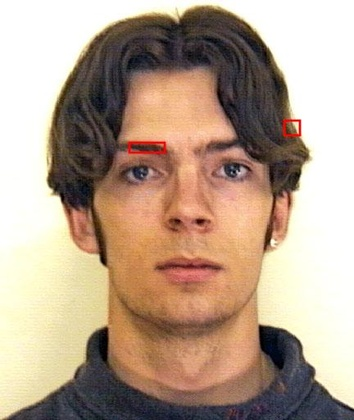
%> input picture CS3330 - image processing/Face detection coursework/result/eyes_detect/anon_one1.jpg, 354 x 420 px, shrunk from 432 x 512 before the run; its folder holds only this picture in this run
$ octave generate_results.m   (GNU Octave 9; MATLAB toolbox functions it lacks are replaced by stand-ins)
%> lines starting %> are read from the running program, lines starting %| are printed output that depends on the picture; in (x1, y1, x2, y2) boxes, pixels count from 0 and x2, y2 are one past the last pixel; in counts of white or black regions, pixels touching at a corner belong together; the program's own positions count from 1
### CS3330 - image processing/Face detection coursework/eyes_detect.m
function [ eyes_detected_img ] = eyes_detect( face_img )
    %EYES_DETECT Detect eyes region then draw box around them

    %convert image to gray image
   gray_img = rgb2gray(face_img);
   %Edge detection with sobel
   edge_img = edge(gray_img,'sobel');
   % Dilate the image twice
   dilated_img = dilate(edge_img);
   %Inverse the image then fill the small holes
   negative_dilated_img = imcomplement(dilated_img);
   filled_img = imcomplement(rm_small_cmp(negative_dilated_img, 300));
   %Erode the image three times
   eroded_img = erode(filled_img);

   %Aspect ratio rule
   aspect_img = aspect_ratio_rule(eroded_img);

   %The orientation angle of eyes is not greater than 45 degrees.
   angle_img = rm_large_orient(aspect_img,45.0);

   %Remove small components
   rm_img = rm_small_cmp(angle_img, 120);

   %Apply rules that compare two eyes
   hpadding = 40.0;
   vpadding = 80.0;
   eyes_ratio = 3.0;
   max_orient_diff = 30.0;
   eyes_slope_angle = 15.0;
   eyes_binary_img = two_eyes_rule(rm_img,hpadding,vpadding,eyes_ratio, max_orient_diff, eyes_slope_angle);
   %Draw box around the eyes
   eyes_detected_img = draw_box(eyes_binary_img, face_img );
%       eyes_detected_img = dilated_img;

end

function [eyes_binary_img] = two_eyes_rule(img,hpadding,vpadding,eyes_ratio, max_orient_diff, eyes_slope_angle)
    CC = bwconncomp(img,4);
   stats = regionprops(CC,'all');

    idx_size = [];
    [y,x] = size(img);
    for i1 = 1 : length(stats)
        comp1 = stats(i1);
        for  i2 = 1:length(stats)
         if i1 == i2
                continue;
            end
            comp2 = stats(i2);

            far_from_border = far_from_border_rule( comp1,comp2, hpadding,vpadding,x,y);
            ratio_match = ratio_rule (comp1, comp2, eyes_ratio);
            orient_match = orient_rule (comp1, comp2, max_orient_diff);
            slope_angle_match = slope_angle_rule (comp1, comp2 ,eyes_slope_angle);
            if far_from_border && ratio_match && orient_match && slope_angle_match
                idx_size = [idx_size i1 i2];
                break;
            end
        end
     end
   eyes_binary_img = ismember(labelmatrix(CC), idx_size);
end

% [12 lines left out: functions far_from_border_rule, ratio_rule, not called in this run]

function [orient_match] = orient_rule (comp1, comp2, max_orient_diff)
   orient_match = comp1.Orientation - comp2.Orientation < max_orient_diff;
end

% [12 lines left out: function slope_angle_rule, not called in this run]

function [ aspect_ratio_img ] = aspect_ratio_rule( img )
% aspect_ratio: Keep components that have 0.8 < w/h < 4.0

    CC = bwconncomp(img,4);
    stats = regionprops(CC,'all');
    %Aspect ratio rule
    idx_boundingbox = [];
    for k = 1 : length(stats)
        BB = stats(k).BoundingBox;
        aspect_ratio = BB(3)/BB(4);
        if aspect_ratio > 0.8 && aspect_ratio < 4.0
            idx_boundingbox = [idx_boundingbox k];
        end
    end

    aspect_ratio_img = ismember(labelmatrix(CC), idx_boundingbox);

end

function [ dilated_img ] = dilate( edge_img )
    %dilate Dilate img twice

    SE = strel('disk', 3);
    dilated_img = imdilate(edge_img,SE);
    dilated_img = imdilate(dilated_img,SE);

end

function [ eroded_img ] = erode( filled_img )
    %erode Erode image three times

    SE = strel('disk', 3);
    eroded_img = imerode(filled_img,SE);
    eroded_img = imerode(eroded_img,SE);
    eroded_img = imerode(eroded_img,SE);

end

function [ angle_img ] = rm_large_orient( img, max_orientation )
%rm_large_orient: Remove component with orientation larger than a choosen
%angle

CC = bwconncomp(img,4);
stats = regionprops(CC,'Orientation');
idx = find([stats.Orientation] <= max_orientation);
angle_img = ismember(labelmatrix(CC), idx);
% figure(),imshow(angle_img),title('angle');

end

function [ rm_img ] = rm_small_cmp( img, min_area )
%rm_small_cmp remove components that are small than min_area
%   Detailed explanation goes here min_are rm2 = 120
    CC = bwconncomp(img,4);
    stats = regionprops(CC,'Area');
    idx = find([stats.Area] > min_area);
    rm_img = ismember(labelmatrix(CC), idx);
end

function [ eyes_detected_img ] = draw_box( final_binary_img, original_img )
%draw_box: Draw box around the eyes region
%   Detailed explanation goes here

CC = bwconncomp(final_binary_img,4); %final image
stats = regionprops(CC,'BoundingBox');
eyes_detected_img = original_img;
    for k = 1 : length(stats)
        BB = stats(k).BoundingBox;
        f = @() rectangle('Position', [BB(1),BB(2),BB(3),BB(4)]);
        params = {{'EdgeColor','r','LineWidth',2}};
        eyes_detected_img = insertInImage(eyes_detected_img,f,params);
%     rectangle('Position', [BB(1),BB(2),BB(3),BB(4)], 'EdgeColor','r','LineWidth',2 );
    end

end

### CS3330 - image processing/Face detection coursework/blob_extract.m

function [blob_extracted] = blob_extract (img)
% blob_extract: Extract blob before applying rules
grey_img = rgb2gray(img);
edge_img = edge(grey_img,'sobel');
SE = strel('disk', 3);
dilated_img = imdilate(edge_img,SE);
dilated_img = imdilate(dilated_img,SE);
negative_dilated_img = imcomplement(dilated_img);
CC = bwconncomp(negative_dilated_img,4);
stats_first = regionprops(CC,'Area');
idx = find([stats_first.Area] > 300);
ne_img_with_holes = ismember(labelmatrix(CC), idx);
filled_img = imcomplement(ne_img_with_holes);
%Erode image three times
eroded_img = imerode(filled_img,SE);
eroded_img = imerode(eroded_img,SE);
eroded_img = imerode(eroded_img,SE);
blob_extracted = eroded_img;
end

### CS3330 - image processing/Face detection coursework/generate_results.m
 d = uigetdir(pwd, 'Select face_img folder'); %Promt GUI for user to select folder
%> the answer given: result/eyes_detect
 files = dir(fullfile(d, '*.jpg'));

    mkdir result/eyes_detect
    mkdir result/blob_extract
for i = 1:length(files)
    file_name = strcat('face_img/',files(i).name);
    dest_name = strcat('result/eyes_detect/',files(i).name);
    blod_dir = strcat('result/blob_extract/',files(i).name);
    imwrite(eyes_detect(imread(file_name)), dest_name);
%> in eyes_detect, `gray_img = rgb2gray(face_img);`:
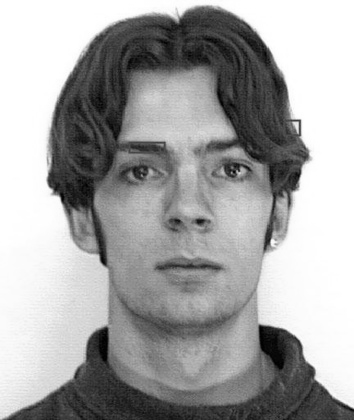
%> gray_img: size 420x354 uint8; min 0, max 255, mean 165.3
%> in eyes_detect, `edge_img = edge(gray_img,'sobel');`:
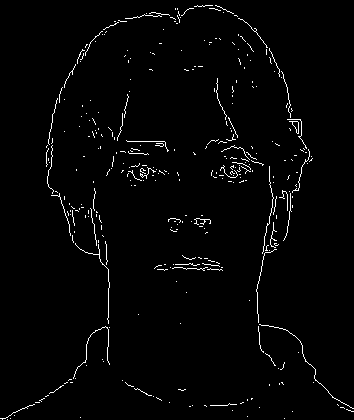
%> edge_img: size 420x354 logical; 2% white in thin lines or dots
%> in dilate, `dilated_img = imdilate(dilated_img,SE);`:
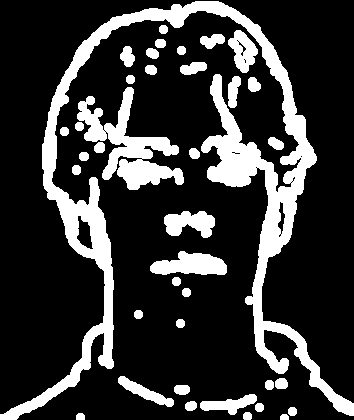
%> dilated_img: size 420x354 logical; 20.8% white; 38 white regions, largest, box (x1, y1, x2, y2) and area: (0, 1, 354, 420) 19527, (77, 87, 184, 190) 4029, (150, 251, 227, 275) 1271
%> in rm_small_cmp, `CC = bwconncomp(img,4);`: CC = 20 connected components
%> in rm_small_cmp, `stats = regionprops(CC,'Area');`: stats = 20 regions; largest, Area: 61638, 55612, 302, 106, 21
%> in rm_small_cmp, `idx = find([stats.Area] > min_area);`: idx = [1 2 3]
%> in aspect_ratio_rule, `CC = bwconncomp(img,4);`: CC = 46 connected components
%> in aspect_ratio_rule, `stats = regionprops(CC,'all');`: stats = 46 regions; largest, box (x1, y1, x2, y2), Area, Centroid, MajorAxisLength, MinorAxisLength and Eccentricity: (213, 139, 255, 180) 836 [236.6 162.9] 39.35 33.45 0.527, (265, 193, 291, 252) 835 [278.7 222.1] 62.16 17.88 0.958, (125, 166, 157, 184) 266 [140.4 173.5] 29.14 13.15 0.892
%> the loop in aspect_ratio_rule, `for k = 1 : length(stats)` made 46 passes
%> (BB, aspect_ratio, idx_boundingbox) on passes 1, 3, 4, 5, 6, 8, 10, 11: ([7.5 417.5 4 3], 1.33, 1), ([54.5 193.5 2 1], 2, [1 3]), ([59.5 99.5 1 1], 1, [1 3 4]), ([62.5 198.5 1 1], 1, [1 3 4 5]), ([63.5 202.5 1 1], 1, [1 3 4 5 6]), ([80.5 208.5 3 2], 1.5, [1 3 4 5 6 8]), ([84.5 50.5 1 1], 1, [1 3 4 5 6 8 10]), ([85.5 49.5 1 1], 1, [1 3 4 5 6 8 10 11])
%> after the loop in aspect_ratio_rule, `for k = 1 : length(stats)`: idx_boundingbox = 28 values from 1 to 46
%> in aspect_ratio_rule, `aspect_ratio_img = ismember(labelmatrix(CC), idx_boundingbox);`:
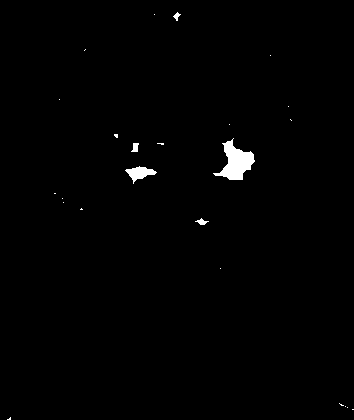
%> aspect_ratio_img: size 420x354 logical; 0.87% white; 24 white regions (19 under 20 px), largest, box (x1, y1, x2, y2) and area: (213, 138, 255, 180) 837, (125, 166, 157, 184) 266, (131, 143, 139, 152) 50, (195, 218, 209, 225) 46, (173, 12, 181, 21) 33
%> in rm_large_orient, `CC = bwconncomp(img,4);`: CC = 28 connected components
%> in rm_large_orient, `stats = regionprops(CC,'Orientation');`: stats = 28 regions; first 5, Orientation: 27.23, 0, 0, 0, 0
%> in rm_large_orient, `idx = find([stats.Orientation] <= max_orientation);`: idx = 25 values from 1 to 28
%> in rm_large_orient, `angle_img = ismember(labelmatrix(CC), idx);`:
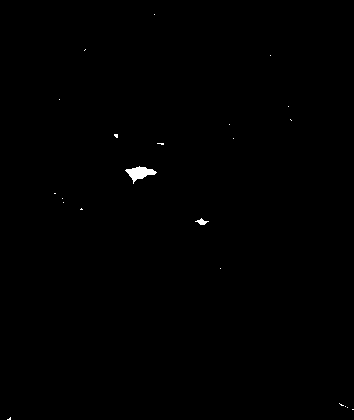
%> angle_img: size 420x354 logical; 0.25% white; 22 white regions (20 under 20 px), largest, box (x1, y1, x2, y2) and area: (125, 166, 157, 184) 266, (195, 218, 209, 225) 46
%> in rm_small_cmp (call 2), `stats = regionprops(CC,'Area');`: stats = 25 regions; largest, Area: 266, 46, 13, 10, 7
%> in two_eyes_rule, `CC = bwconncomp(img,4);`: CC = 1 connected component
%> in two_eyes_rule, `stats = regionprops(CC,'all');`: stats = 1 region; box (x1, y1, x2, y2), Area, Centroid, MajorAxisLength, MinorAxisLength and Eccentricity: (125, 166, 157, 184) 266 [140.4 173.5] 29.14 13.15 0.892
%> the loop in two_eyes_rule, `for i1 = 1 : length(stats)` made 1 pass
%> in draw_box, `CC = bwconncomp(final_binary_img,4);`: CC = 0 connected components
%> in draw_box, `stats = regionprops(CC,'BoundingBox');`: stats = 0 regions
%> in draw_box, eyes_detected_img is the input picture: size 420x354x3 uint8; mean R, G, B 183, 160.9, 141.7
    imwrite(blob_extract(imread(file_name)), blod_dir);
%> in blob_extract, `dilated_img = imdilate(dilated_img,SE);`:
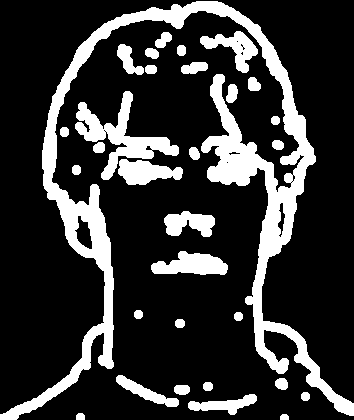
%> dilated_img: size 420x354 logical; 20.3% white; 31 white regions, largest, box (x1, y1, x2, y2) and area: (0, 1, 354, 420) 19258, (75, 91, 179, 180) 2686, (151, 251, 228, 275) 1234
%> in blob_extract, `CC = bwconncomp(negative_dilated_img,4);`: CC = 16 connected components
%> in blob_extract, `stats_first = regionprops(CC,'Area');`: stats_first = 16 regions; largest, Area: 62357, 55676, 318, 106, 17
%> in blob_extract, `idx = find([stats_first.Area] > 300);`: idx = [1 2 3]
%> in blob_extract, `eroded_img = imerode(eroded_img,SE);`:
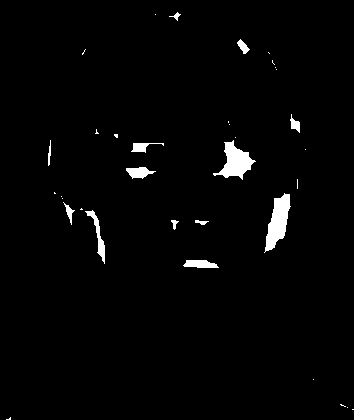
%> eroded_img: size 420x354 logical; 2% white; 35 white regions (22 under 20 px), largest, box (x1, y1, x2, y2) and area: (264, 193, 291, 253) 833, (213, 140, 256, 180) 767, (85, 210, 105, 264) 269
end

$ run again, on CS3330 - image processing/Face detection coursework/result/eyes_detect/barry12.jpg
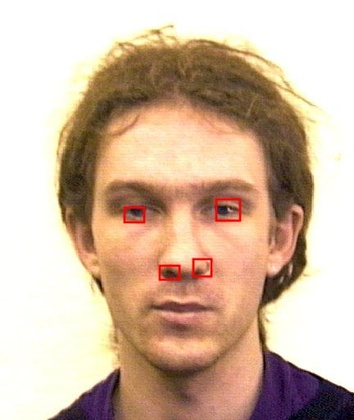
%> input picture CS3330 - image processing/Face detection coursework/result/eyes_detect/barry12.jpg, 354 x 420 px, shrunk from 432 x 512 before the run
%> in eyes_detect, `edge_img = edge(gray_img,'sobel');`:
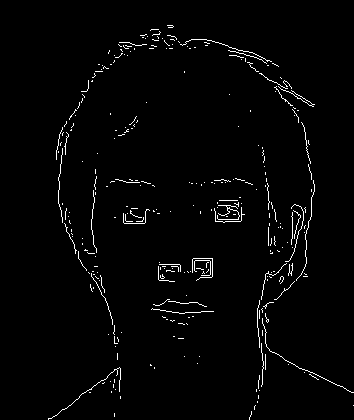
%> edge_img: size 420x354 logical; 2% white in thin lines or dots, all inside (x1, y1, x2, y2) = (48, 25, 354, 420)
%> negative_dilated_img: size 420x354 logical; 81.2% white; 23 black regions, largest, box (x1, y1, x2, y2) and area: (44, 21, 354, 420) 20313, (154, 254, 217, 286) 1547, (147, 291, 218, 329) 1542
%> in rm_small_cmp, `CC = bwconncomp(img,4);`: CC = 20 connected components
%> in rm_small_cmp, `stats = regionprops(CC,'Area');`: stats = 20 regions; largest, Area: 61810, 54880, 3752, 121, 78
%> in rm_small_cmp, `idx = find([stats.Area] > min_area);`: idx = [1 2 12]
%> rm_img: size 420x354 logical; 81% white; 23 black regions, largest, box (x1, y1, x2, y2) and area: (44, 21, 354, 420) 20543, (147, 291, 218, 329) 1565, (154, 254, 217, 286) 1547
%> in aspect_ratio_rule, `CC = bwconncomp(img,4);`: CC = 33 connected components
%> in aspect_ratio_rule, `stats = regionprops(CC,'all');`: stats = 33 regions; largest, box (x1, y1, x2, y2), Area, Centroid, MajorAxisLength, MinorAxisLength and Eccentricity: (259, 207, 310, 354) 1693 [286.7 268.6] 145.4 27.37 0.982, (155, 301, 205, 323) 526 [180.4 311.3] 40.75 18.61 0.89, (215, 201, 242, 220) 409 [229.3 211.7] 26.55 20.37 0.641
%> the loop in aspect_ratio_rule, `for k = 1 : length(stats)` made 33 passes
%> (BB, aspect_ratio, idx_boundingbox) on passes 2, 4, 6, 7, 8, 9, 12, 13: ([62.5 208.5 1 1], 1, 2), ([76.5 246.5 6 6], 1, [2 4]), ([92.5 249.5 3 3], 1, [2 4 6]), ([100.5 67.5 3 3], 1, [2 4 6 7]), ([101.5 289.5 1 1], 1, [2 4 6 7 8]), ([102.5 290.5 1 1], 1, [2 4 6 7 8 9]), ([121.5 44.5 13 9], 1.44, [2 4 6 7 8 9 12]), ([124.5 210.5 20 12], 1.67, [2 4 6 7 8 9 12 13])
%> after the loop in aspect_ratio_rule, `for k = 1 : length(stats)`: idx_boundingbox = 24 values from 2 to 33
%> aspect_ratio_img: size 420x354 logical; 1.6% white; 18 white regions (7 under 20 px), largest, box (x1, y1, x2, y2) and area: (155, 301, 205, 323) 526, (215, 201, 242, 220) 409, (145, 30, 176, 47) 272
%> in rm_large_orient, `CC = bwconncomp(img,4);`: CC = 24 connected components
%> in rm_large_orient, `stats = regionprops(CC,'Orientation');`: stats = 24 regions; first 5, Orientation: 0, 60.71, 45, 90, 0
%> in rm_large_orient, `idx = find([stats.Orientation] <= max_orientation);`: idx = 22 values from 1 to 24
%> in rm_small_cmp (call 2), `stats = regionprops(CC,'Area');`: stats = 22 regions; largest, Area: 526, 409, 272, 254, 254
%> rm_img: size 420x354 logical; 1.5% white; 8 white regions
%> in two_eyes_rule, `CC = bwconncomp(img,4);`: CC = 8 connected components
%> in two_eyes_rule, `stats = regionprops(CC,'all');`: stats = 8 regions; largest, box (x1, y1, x2, y2), Area, Centroid, MajorAxisLength, MinorAxisLength and Eccentricity: (155, 301, 205, 323) 526 [180.4 311.3] 40.75 18.61 0.89, (215, 201, 242, 220) 409 [229.3 211.7] 26.55 20.37 0.641, (145, 30, 176, 47) 272 [159.8 38.9] 33.35 14.89 0.895, (193, 260, 211, 276) 254 [203.4 268.1] 19.81 17.02 0.512
%> the loop in two_eyes_rule, `for i1 = 1 : length(stats)` made 8 passes
%> after the loop in two_eyes_rule, `for i1 = 1 : length(stats)`: idx_size = [1 6 5 4 6 1]
%> eyes_binary_img: size 420x354 logical; 0.67% white; 4 white regions
%> in draw_box, `CC = bwconncomp(final_binary_img,4);`: CC = 4 connected components
%> in draw_box, `stats = regionprops(CC,'BoundingBox');`: stats = 4 regions; box (x1, y1, x2, y2): (124, 210, 144, 222), (160, 266, 179, 279), (193, 260, 211, 276), (215, 201, 242, 220)
%> in draw_box, eyes_detected_img is the input picture: size 420x354x3 uint8; mean R, G, B 209.2, 184, 162.5
%> the loop in draw_box, `for k = 1 : length(stats)` made 4 passes
%> BB on passes 1 to 4: [124.5 210.5 20 12], [160.5 266.5 19 13], [193.5 260.5 18 16], [215.5 201.5 27 19]
%> pass 1, in insertInImage, ``:
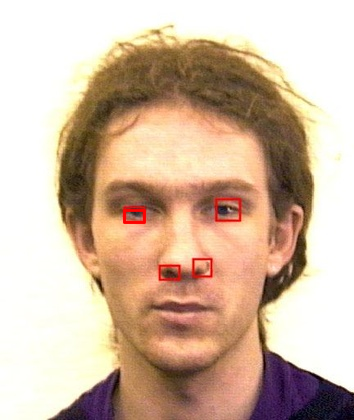
%> figure redrawn from the program's plot data
%> eyes_detected_img = []

$ run again, on CS3330 - image processing/Face detection coursework/result/eyes_detect/barry13.jpg
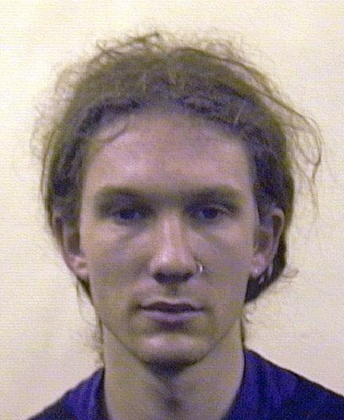
%> input picture CS3330 - image processing/Face detection coursework/result/eyes_detect/barry13.jpg, 344 x 420 px, shrunk from 432 x 528 before the run
%> in rm_small_cmp, `CC = bwconncomp(img,4);`: CC = 50 connected components
%> in rm_small_cmp, `stats = regionprops(CC,'Area');`: stats = 50 regions; largest, Area: 53567, 47477, 3751, 922, 904
%> in rm_small_cmp, `idx = find([stats.Area] > min_area);`: idx = [1 2 3 4 34]
%> rm_img: size 420x344 logical; 73.8% white; 36 black regions, largest, box (x1, y1, x2, y2) and area: (22, 26, 344, 420) 26218, (127, 294, 207, 328) 1639, (177, 82, 249, 132) 1595
%> in aspect_ratio_rule, `CC = bwconncomp(img,4);`: CC = 35 connected components
%> in aspect_ratio_rule, `stats = regionprops(CC,'all');`: stats = 35 regions; largest, box (x1, y1, x2, y2), Area, Centroid, MajorAxisLength, MinorAxisLength and Eccentricity: (282, 109, 320, 189) 1971 [303 148.5] 78.77 33.79 0.903, (246, 210, 296, 304) 1495 [273.2 262.6] 107.4 32.25 0.954, (204, 41, 285, 106) 1188 [246.4 72] 108.2 17.97 0.986
%> the loop in aspect_ratio_rule, `for k = 1 : length(stats)` made 35 passes
%> (BB, aspect_ratio, idx_boundingbox) on passes 1, 4, 5, 7, 10, 11, 12, 14: ([31.5 419.5 1 1], 1, 1), ([65.5 159.5 20 23], 0.87, [1 4]), ([79.5 33.5 83 46], 1.8, [1 4 5]), ([90.5 298.5 1 1], 1, [1 4 5 7]), ([114.5 215.5 9 9], 1, [1 4 5 7 10]), ([132.5 104.5 4 3], 1.33, [1 4 5 7 10 11]), ([141.5 301.5 59 20], 2.95, [1 4 5 7 10 11 12]), ([184.5 45.5 1 1], 1, [1 4 5 7 10 11 12 14])
%> after the loop in aspect_ratio_rule, `for k = 1 : length(stats)`: idx_boundingbox = 23 values from 1 to 35
%> aspect_ratio_img: size 420x344 logical; 2% white; 19 white regions (13 under 20 px), largest, box (x1, y1, x2, y2) and area: (204, 41, 288, 109) 1191, (79, 33, 162, 79) 885, (141, 301, 200, 321) 457, (65, 159, 85, 182) 177, (114, 215, 123, 224) 45, (184, 271, 193, 281) 31
%> in rm_large_orient, `CC = bwconncomp(img,4);`: CC = 23 connected components
%> in rm_large_orient, `stats = regionprops(CC,'Orientation');`: stats = 23 regions; first 5, Orientation: 0, -53.89, 21.06, 0, -47.87
%> in rm_large_orient, `idx = find([stats.Orientation] <= max_orientation);`: idx = 23 values from 1 to 23
%> in rm_small_cmp (call 2), `stats = regionprops(CC,'Area');`: stats = 23 regions; largest, Area: 1188, 885, 457, 177, 45
%> rm_img: size 420x344 logical; 1.9% white; 4 white regions
%> in two_eyes_rule, `CC = bwconncomp(img,4);`: CC = 4 connected components
%> in two_eyes_rule, `stats = regionprops(CC,'all');`: stats = 4 regions; box (x1, y1, x2, y2), Area, Centroid, MajorAxisLength, MinorAxisLength and Eccentricity: (204, 41, 285, 106) 1188 [246.4 72] 108.2 17.97 0.986, (79, 33, 162, 79) 885 [118.2 50.3] 90.52 21.53 0.971, (141, 301, 200, 321) 457 [172.3 310.2] 43.84 16.94 0.922, (65, 159, 85, 182) 177 [75.3 169] 26.12 11.1 0.905
%> the loop in two_eyes_rule, `for i1 = 1 : length(stats)` made 4 passes
%> eyes_binary_img: size 420x344 logical; every value is 0
%> in draw_box, `CC = bwconncomp(final_binary_img,4);`: CC = 0 connected components
%> in draw_box, `stats = regionprops(CC,'BoundingBox');`: stats = 0 regions
%> in draw_box, eyes_detected_img is the input picture: size 420x344x3 uint8; mean R, G, B 164.7, 150.5, 147.6
%> in blob_extract, `dilated_img = imdilate(dilated_img,SE);`:
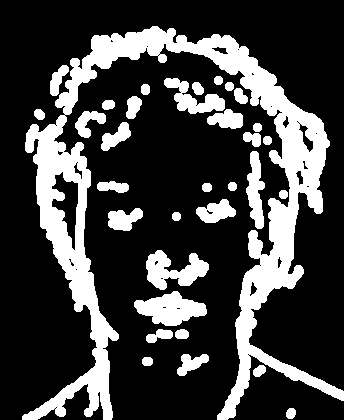
%> dilated_img: size 420x344 logical; 24.9% white; 33 white regions, largest, box (x1, y1, x2, y2) and area: (22, 26, 344, 420) 25494, (134, 291, 207, 326) 1539, (146, 250, 209, 290) 1359
%> in blob_extract, `CC = bwconncomp(negative_dilated_img,4);`: CC = 41 connected components
%> stats_first = 41 regions; largest, Area: 53870, 48382, 3952, 930, 908
%> in blob_extract, `idx = find([stats_first.Area] > 300);`: idx = [1 2 3 4 25]
%> ne_img_with_holes: size 420x344 logical; 74.8% white; 33 black regions, largest, box (x1, y1, x2, y2) and area: (22, 26, 344, 420) 25963, (134, 291, 207, 326) 1545, (146, 250, 209, 290) 1369
%> in blob_extract, `eroded_img = imerode(eroded_img,SE);`:
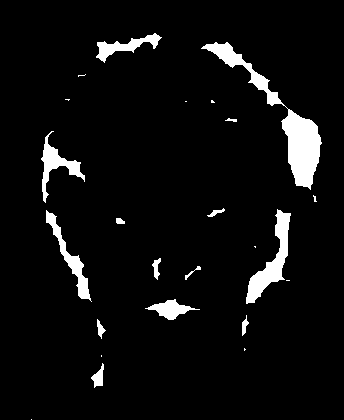
%> eroded_img: size 420x344 logical; 5.4% white; 24 white regions (10 under 20 px), largest, box (x1, y1, x2, y2) and area: (201, 42, 322, 190) 3032, (246, 209, 291, 304) 1370, (46, 210, 92, 302) 828
